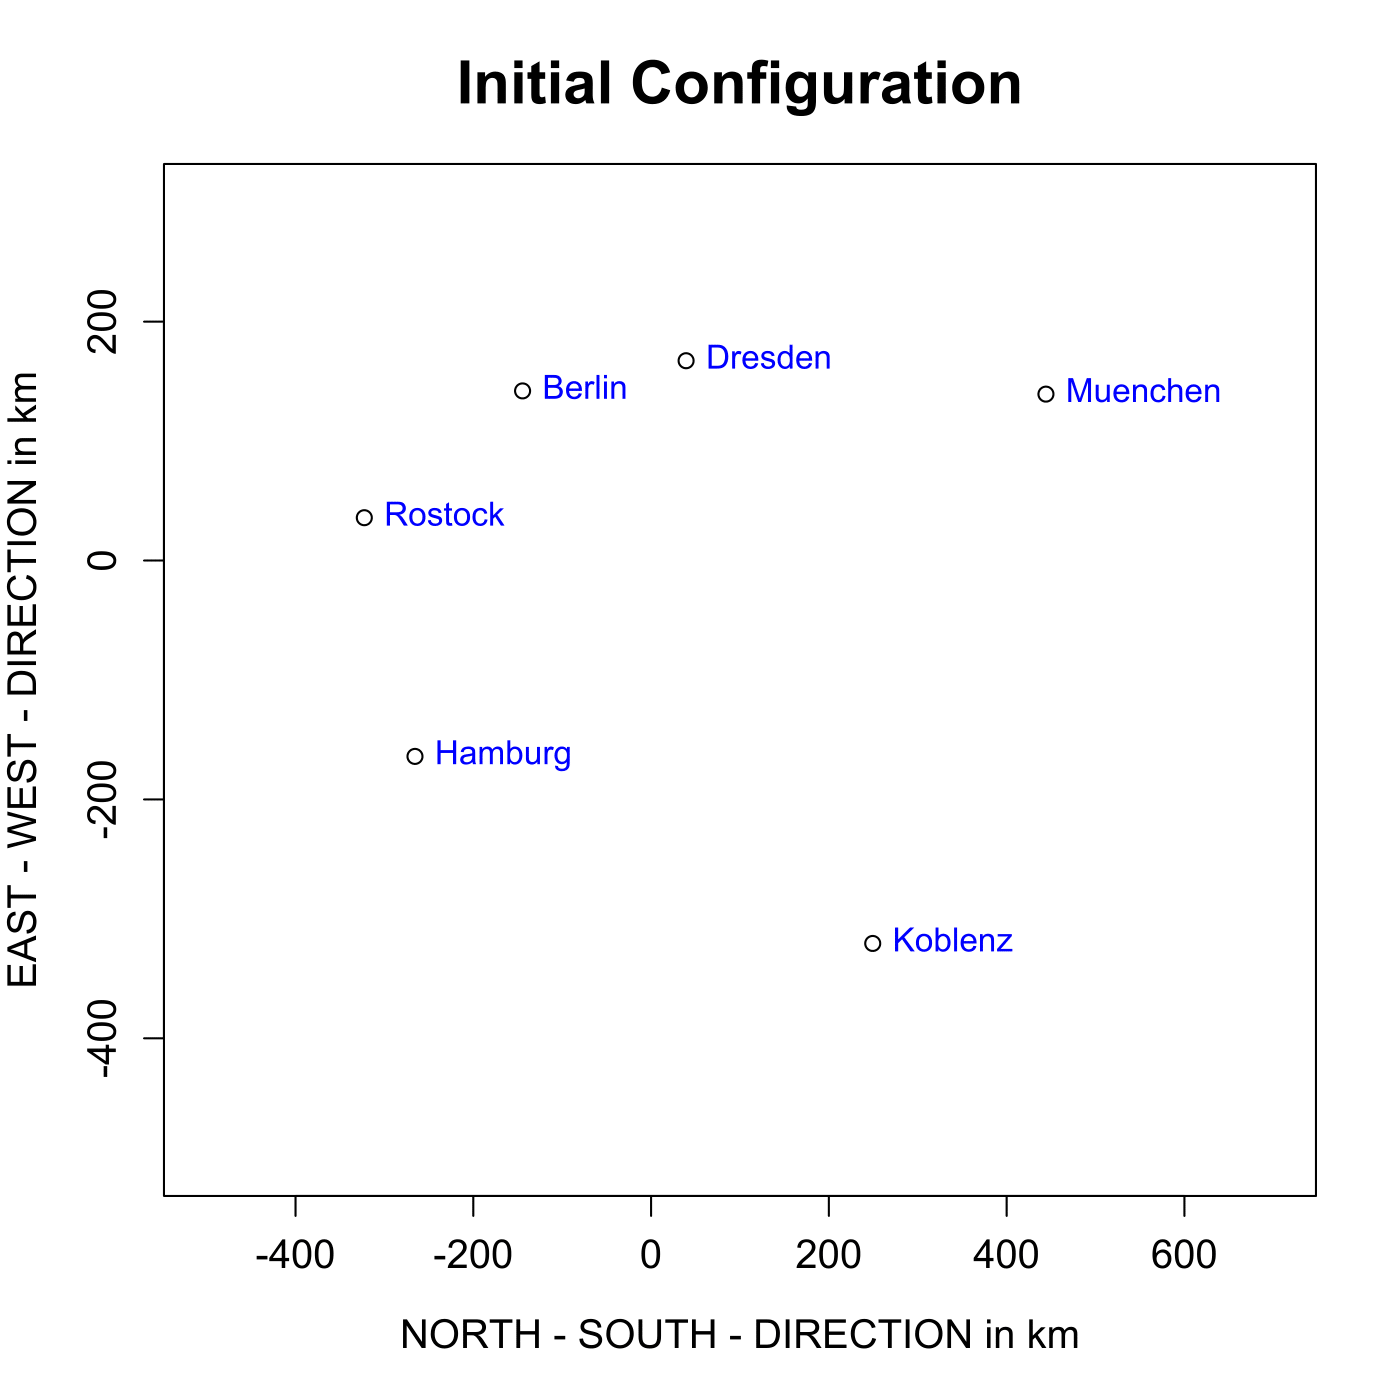

Source code (R):

# clear all variables
rm(list = ls(all = TRUE))
graphics.off()

# Intercity road distances
ber  = c(0, 214, 279, 610, 596, 237)
dre  = c(214, 0, 492, 533, 496, 444)
ham  = c(279, 492, 0, 520, 772, 140)
kob  = c(610, 533, 520, 0, 521, 687)
mue  = c(596, 496, 772, 521, 0, 771)
ros  = c(237, 444, 140, 687, 771, 0)

dist = cbind(ber, dre, ham, kob, mue, ros)

# a, b, h, i are matrices
a    = (dist^2) * (-0.5)
i    = diag(6)
u    = rep(1, 6)
h    = i - (1/6 * (u %*% t(u)))
b    = h %*% a %*% h                       # Determine the inner product matrix
e    = eigen(b)
x    = e$vectors %*% (diag(e$values)^0.5)  # Determine the coordinate matrix

# Plot: Initial Configuration
plot(x[, 1], x[, 2], xlim = c(-500, 700), ylim = c(-500, 300), xlab = "NORTH - SOUTH - DIRECTION in km", 
    ylab = "EAST - WEST - DIRECTION in km", main = "Initial Configuration", cex.axis = 1.2, 
    cex.lab = 1.2, cex.main = 1.8)
text(x[, 1], x[, 2], labels = c("Berlin", "Dresden", "Hamburg", "Koblenz", "Muenchen", 
    "Rostock"), pos = 4, col = "blue") 
